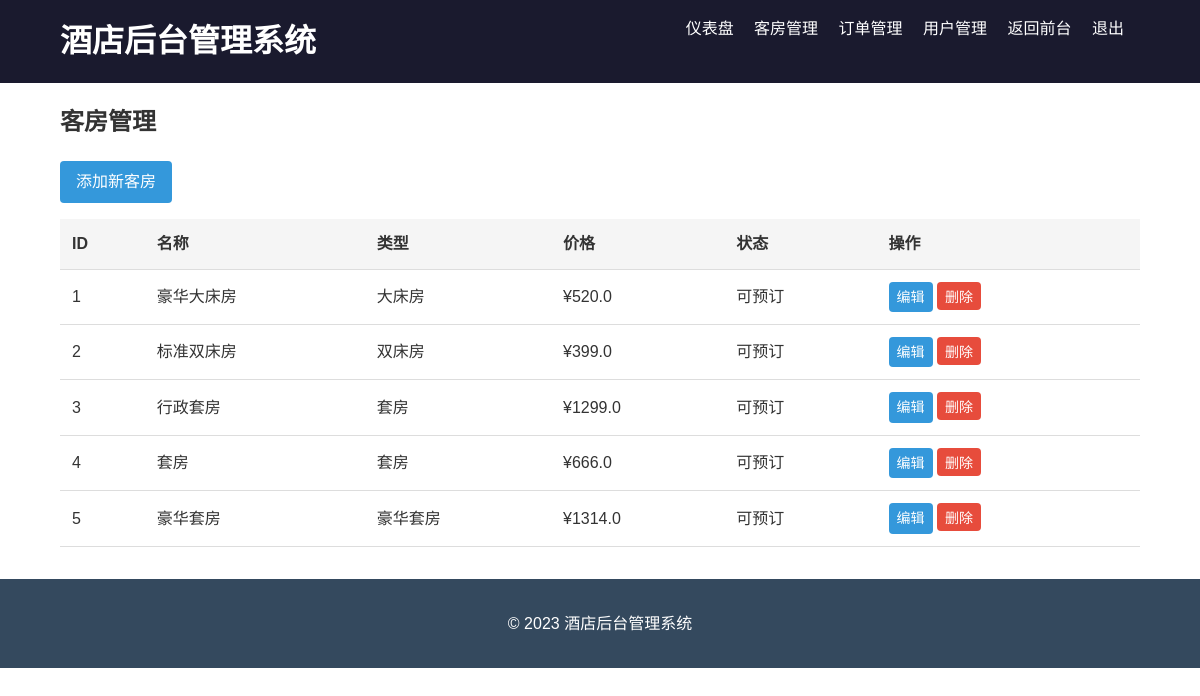
/admin/rooms (signed in), run on the app's committed database.
### models.py (models this page shows)
class Room(db.Model):
    id = db.Column(db.Integer, primary_key=True)
    name = db.Column(db.String(80), unique=True, nullable=False)
    price = db.Column(db.Float, nullable=False)
    description = db.Column(db.Text)
    image = db.Column(db.String(120), default='default.jpg')
    status = db.Column(db.String(20), default='available')
    type = db.Column(db.String(50), nullable=False)
    capacity = db.Column(db.Integer, nullable=False)
    created_at = db.Column(db.DateTime, default=datetime.utcnow)
    orders = db.relationship('Order', backref='room', lazy=True)
    comments = db.relationship('Comment', backref='room', lazy=True)

### app.py (the view)
@app.route('/admin/rooms')
@admin_required
def admin_rooms():
    rooms = Room.query.all()
    return render_template('back/rooms.html', rooms=rooms)

### app.py (called while the page is built)
def admin_required(f):
    @wraps(f)
    def decorated_function(*args, **kwargs):
        if 'user_id' not in session or session.get('role') != 'admin':
            flash('需要管理员权限', 'danger')
            return redirect(url_for('login'))
        return f(*args, **kwargs)
    return decorated_function

### templates/back/rooms.html (shortened to what this page needs)
{% extends "back/base.html" %}
{% block content %}
<h2>客房管理</h2>
<div class="actions">
    <a href="{{ url_for('admin_add_room') }}" class="btn">添加新客房</a>
</div>
<table class="data-table">
    <thead>
        <tr>
            <th>ID</th>
            <th>名称</th>
            <th>类型</th>
            <th>价格</th>
            <th>状态</th>
            <th>操作</th>
        </tr>
    </thead>
    <tbody>
        {% for room in rooms %}
        <tr>
            <td>{{ room.id }}</td>
            <td>{{ room.name }}</td>
            <td>{{ room.type }}</td>
            <td>¥{{ room.price }}</td>
            <td>{{ '可预订' if room.status == 'available' else '已预订' }}</td>
            <td>
    <a href="{{ url_for('admin_edit_room', room_id=room.id) }}" class="btn btn-small">编辑</a>
    <form method="post" action="{{ url_for('admin_delete_room', room_id=room.id) }}" style="display: inline;">
        <button type="submit" class="btn btn-small btn-danger" onclick="return confirm('确定要删除这个客房吗？')">删除</button>
    </form>
</td>
        </tr>
        {% endfor %}
    </tbody>
</table>
{% endblock %}

### static/css/style.css (style rules this page uses)
body { font-family: 'Arial', sans-serif; line-height: 1.6; margin: 0; padding: 0; color: #333; }
.btn { display: inline-block; background: #3498db; color: white; padding: 0.5rem 1rem; border: none; border-radius: 4px; cursor: pointer; text-decoration: none; }
.btn-danger { background: #e74c3c; }
.data-table { width: 100%; border-collapse: collapse; margin: 1rem 0; }
.data-table th, .data-table td { padding: 0.75rem; text-align: left; border-bottom: 1px solid #ddd; }
.data-table th { background: #f5f5f5; }
.btn-small { padding: 0.25rem 0.5rem; font-size: 0.875rem; }
form { margin: 1rem 0; }
form button[type="submit"] { margin-right: 0.5rem; }

### data on the page
Room: id "1", name "豪华大床房", type "大床房", price "520.0", status "可预订"
Room: id "2", name "标准双床房", type "双床房", price "399.0", status "可预订"
Room: id "3", name "行政套房", type "套房", price "1299.0", status "可预订"
Room: id "4", name "套房", type "套房", price "666.0", status "可预订"
Room: id "5", name "豪华套房", type "豪华套房", price "1314.0", status "可预订"
